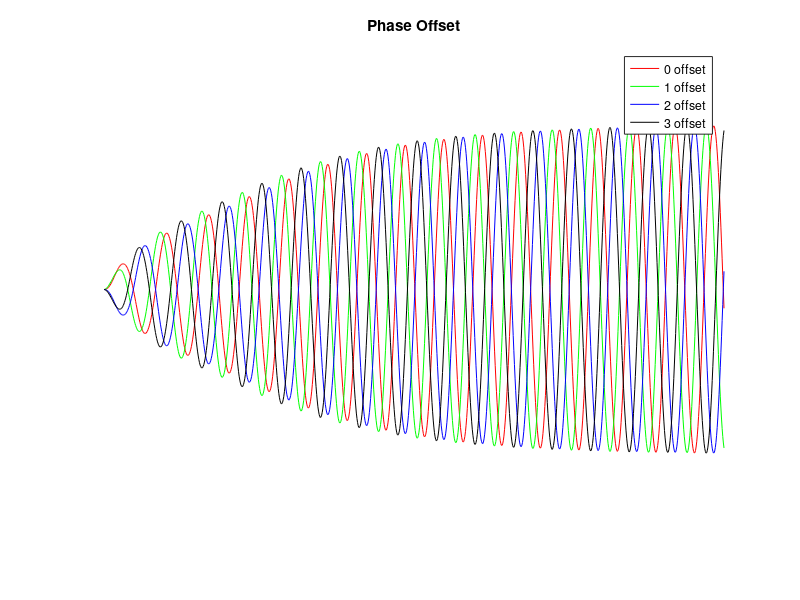

Here is the MATLAB script that generated this plot:
load phaseShiftData
f=@(x,p) plot(ti,data{x}(:,1),p)
figure
hold on
f(1,'r')
f(2,'g')
f(3,'b')
f(4,'k')
title('Phase Offset')
legend('0 offset','1 offset','2 offset','3 offset')
xlabel('time')
ylabel('position')
axis off
saveas (gca,'phaseShift.eps','psc2')
hold off


